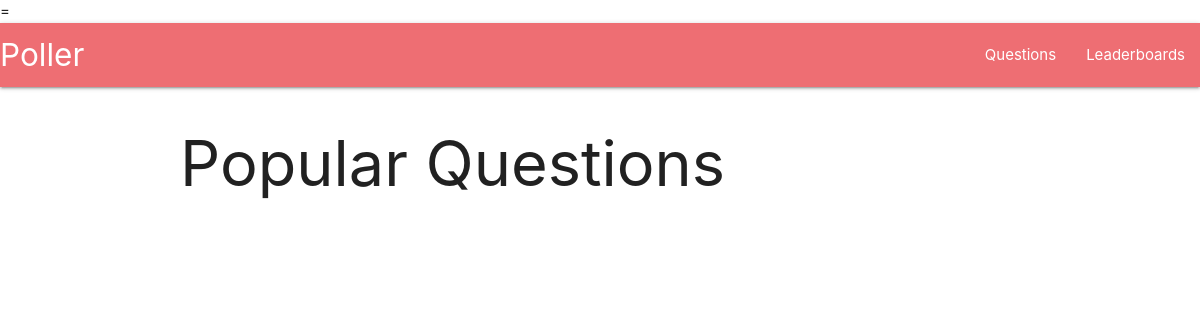
The app's page /questions/index, older data.
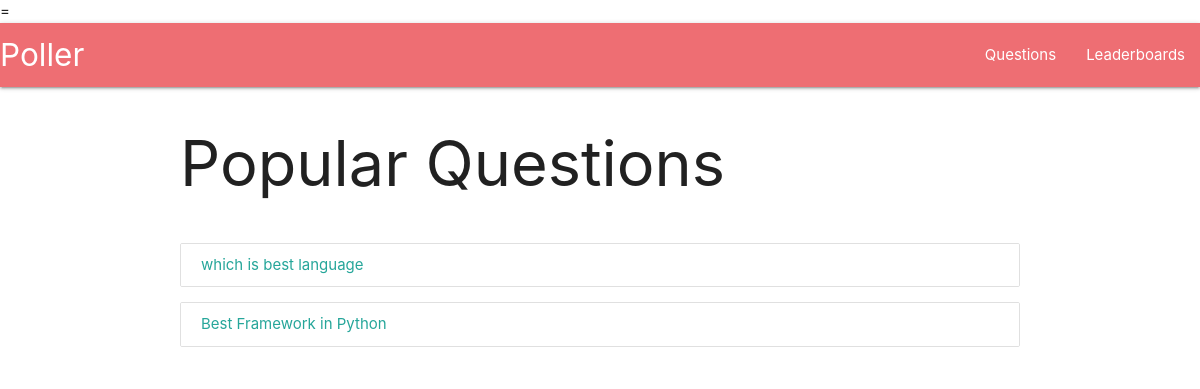
The same page, newer data.
### modelapp/models.py (models this page shows, shortened)
class Question(models.Model):
    slug=models.SlugField()
    content=models.CharField(max_length=1024)

### modelapp/views.py (the view)
# urls.py: path('index',views.Index.as_view(),name='index'),
class Index(ListView):
    model=models.Question
    template_name='modelapp/index.html'
    context_object_name='question_list'

### templates/modelapp/index.html
{% extends 'modelapp/base.html' %}
{% block content %}
    {% include 'components/navbar.html' %}
    <div class="container">
        <div class="row">
            <h1>Popular Questions</h1>
        </div>
        <div class="row">
            <div class="col-6">
                {% for question in question_list %}
                    <div class="collection">
                        <a href="{% url 'question' question.id %}" class="collection-item">
                            {{question.content}}
                        </a>
                    </div>
                {% endfor %}
            </div>
        </div>
    </div>
{% endblock %}

### templates/modelapp/base.html (shortened to what this page needs)
<!DOCTYPE html>
<html lang="en">
<head>=
      <link rel="stylesheet" href="https://cdnjs.cloudflare.com/ajax/libs/materialize/1.0.0/css/materialize.min.css">
</head>
<body>
    {% block content %}
    {% endblock %}
</body>
</html>

### templates/components/navbar.html
<nav>
    <div class="nav-wrapper">
      <a href="#" class="brand-logo">Poller</a>
      <ul id="nav-mobile" class="right hide-on-med-and-down">
        <li><a href="#">Questions</a></li>
        <li><a href="#">Leaderboards</a></li>
      </ul>
    </div>
  </nav>

Row changes from the older to the newer data that the page shows:
added Question: content "which is best language"
added Question: content "Best Framework in Python"
